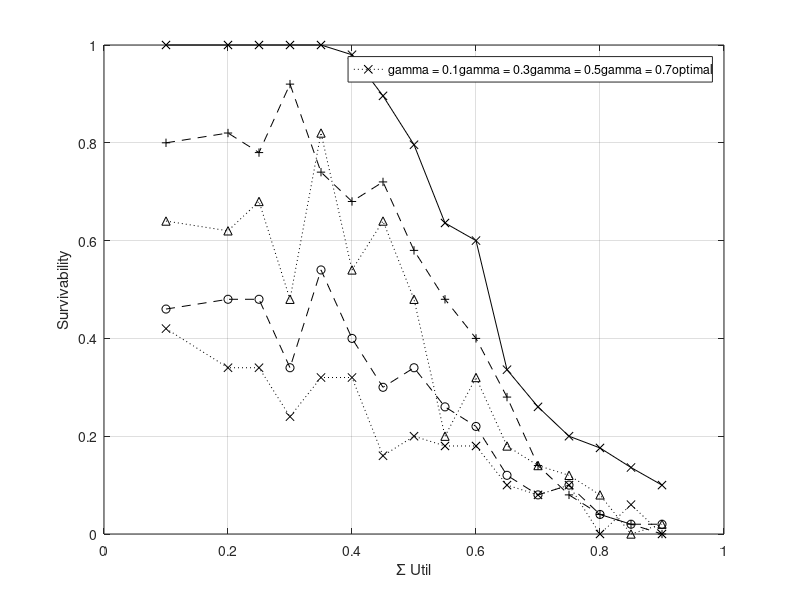

Here is the MATLAB script that generated this plot:
close all
clear

data = load("output/data2_new.txt");

trials_num = 1000;

low_task_num_v = data(:,9);


x = data(:,1);


y = data(:,4) ./ low_task_num_v;
z = data(:,5) ./ low_task_num_v;
k = data(:,6) ./ low_task_num_v;
m = data(:,7) ./ low_task_num_v;
n = data(:,8) ./ low_task_num_v;

% plot survivability
plot(x, y, 'kx:')

hold on

plot(x, z, 'ko--')

hold on

plot(x, k, 'k^:')

hold on

plot(x, m, 'k+--')

hold on

plot(x, n, 'kx-')


xlabel('Σ Util');
ylabel('Survivability');
legend(["\gamma = 0.1", "\gamma = 0.3", "\gamma = 0.5", "\gamma = 0.7", "optimal"])

grid on